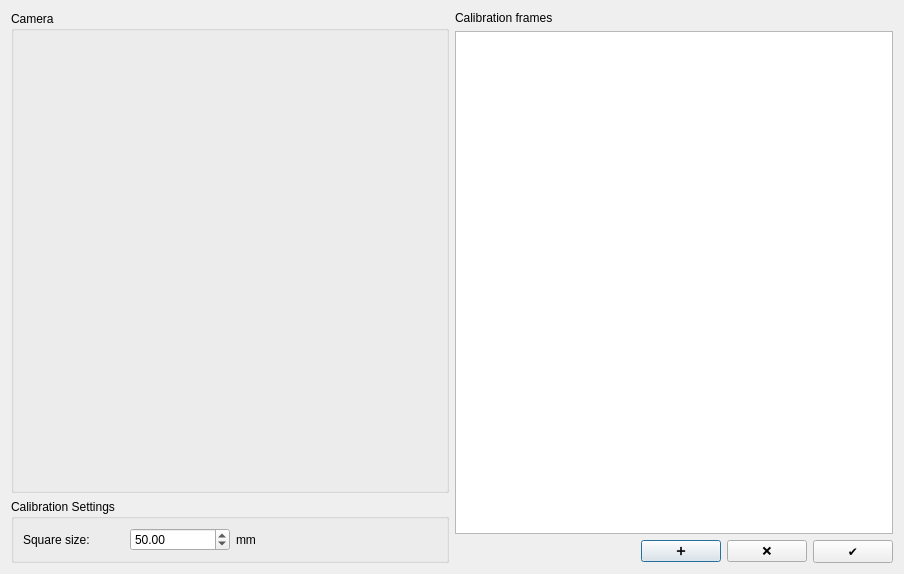
<?xml version="1.0" encoding="UTF-8"?>
<ui version="4.0">
 <class>CalibrationDialog</class>
 <widget class="QDialog" name="CalibrationDialog">
  <property name="windowModality">
   <enum>Qt::ApplicationModal</enum>
  </property>
  <property name="geometry">
   <rect>
    <x>0</x>
    <y>0</y>
    <width>904</width>
    <height>574</height>
   </rect>
  </property>
  <property name="windowTitle">
   <string>Dialog</string>
  </property>
  <property name="modal">
   <bool>true</bool>
  </property>
  <layout class="QVBoxLayout" name="verticalLayout">
   <item>
    <widget class="QWidget" name="widget_2" native="true">
     <layout class="QHBoxLayout" name="horizontalLayout">
      <property name="leftMargin">
       <number>0</number>
      </property>
      <property name="topMargin">
       <number>0</number>
      </property>
      <property name="rightMargin">
       <number>0</number>
      </property>
      <property name="bottomMargin">
       <number>0</number>
      </property>
      <item>
       <widget class="QWidget" name="widget" native="true">
        <property name="sizePolicy">
         <sizepolicy hsizetype="Preferred" vsizetype="Preferred">
          <horstretch>1</horstretch>
          <verstretch>0</verstretch>
         </sizepolicy>
        </property>
        <layout class="QVBoxLayout" name="verticalLayout_3">
         <property name="leftMargin">
          <number>0</number>
         </property>
         <property name="topMargin">
          <number>0</number>
         </property>
         <property name="rightMargin">
          <number>0</number>
         </property>
         <property name="bottomMargin">
          <number>0</number>
         </property>
         <item>
          <widget class="QGroupBox" name="grpCameraView">
           <property name="sizePolicy">
            <sizepolicy hsizetype="Preferred" vsizetype="Preferred">
             <horstretch>0</horstretch>
             <verstretch>1</verstretch>
            </sizepolicy>
           </property>
           <property name="title">
            <string>Camera</string>
           </property>
           <layout class="QHBoxLayout" name="horizontalLayout_3">
            <property name="leftMargin">
             <number>0</number>
            </property>
            <property name="topMargin">
             <number>0</number>
            </property>
            <property name="rightMargin">
             <number>0</number>
            </property>
            <property name="bottomMargin">
             <number>0</number>
            </property>
           </layout>
          </widget>
         </item>
         <item>
          <widget class="QGroupBox" name="groupBox_2">
           <property name="title">
            <string>Calibration Settings</string>
           </property>
           <layout class="QGridLayout" name="gridLayout">
            <item row="0" column="2" colspan="2">
             <widget class="QLabel" name="label_5">
              <property name="text">
               <string>mm</string>
              </property>
             </widget>
            </item>
            <item row="0" column="0">
             <widget class="QLabel" name="label_4">
              <property name="text">
               <string>Square size:</string>
              </property>
             </widget>
            </item>
            <item row="0" column="1">
             <widget class="QDoubleSpinBox" name="spnSquareSize">
              <property name="minimum">
               <double>1.000000000000000</double>
              </property>
              <property name="maximum">
               <double>1000.000000000000000</double>
              </property>
              <property name="value">
               <double>50.000000000000000</double>
              </property>
             </widget>
            </item>
           </layout>
          </widget>
         </item>
        </layout>
       </widget>
      </item>
      <item>
       <widget class="QWidget" name="widget_3" native="true">
        <property name="sizePolicy">
         <sizepolicy hsizetype="Preferred" vsizetype="Preferred">
          <horstretch>1</horstretch>
          <verstretch>0</verstretch>
         </sizepolicy>
        </property>
        <layout class="QVBoxLayout" name="verticalLayout_2">
         <property name="leftMargin">
          <number>0</number>
         </property>
         <property name="topMargin">
          <number>0</number>
         </property>
         <property name="rightMargin">
          <number>0</number>
         </property>
         <property name="bottomMargin">
          <number>0</number>
         </property>
         <item>
          <widget class="QLabel" name="label_2">
           <property name="text">
            <string>Calibration frames</string>
           </property>
          </widget>
         </item>
         <item>
          <widget class="QListView" name="lstCalibrationFrames">
           <property name="iconSize">
            <size>
             <width>50</width>
             <height>30</height>
            </size>
           </property>
          </widget>
         </item>
         <item>
          <widget class="QWidget" name="widget_4" native="true">
           <layout class="QHBoxLayout" name="horizontalLayout_2">
            <property name="leftMargin">
             <number>0</number>
            </property>
            <property name="topMargin">
             <number>0</number>
            </property>
            <property name="rightMargin">
             <number>0</number>
            </property>
            <property name="bottomMargin">
             <number>0</number>
            </property>
            <item>
             <spacer name="horizontalSpacer">
              <property name="orientation">
               <enum>Qt::Horizontal</enum>
              </property>
              <property name="sizeHint" stdset="0">
               <size>
                <width>40</width>
                <height>20</height>
               </size>
              </property>
             </spacer>
            </item>
            <item>
             <widget class="QPushButton" name="btnAddFrame">
              <property name="text">
               <string>➕</string>
              </property>
             </widget>
            </item>
            <item>
             <widget class="QPushButton" name="btnRemoveFrame">
              <property name="text">
               <string>❌</string>
              </property>
             </widget>
            </item>
            <item>
             <widget class="QPushButton" name="btnRunCalibration">
              <property name="text">
               <string>✔️</string>
              </property>
             </widget>
            </item>
           </layout>
          </widget>
         </item>
        </layout>
       </widget>
      </item>
     </layout>
    </widget>
   </item>
  </layout>
 </widget>
 <resources/>
 <connections/>
</ui>
